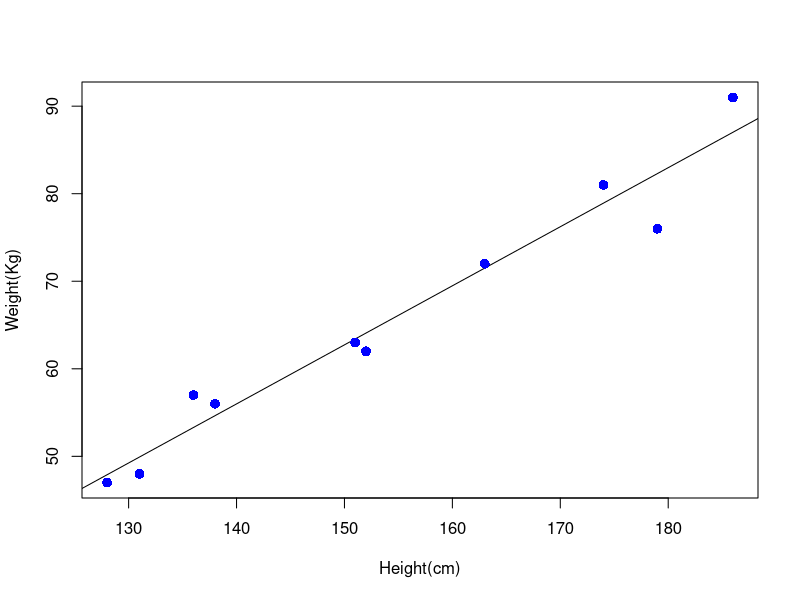

Write the R code that produced this figure. (Note: this script raises an error after producing the figure.)
## ---- chunk 1
#| label: fig-linear_regression_inbuilt
#| fig-cap: Weight vs Height Linear Regression Model (using plot)
#| fig-width: 8
#| fig-cap-location: top
#| fig-align: center

height <- c(151, 174, 138, 186, 128, 136, 179, 163, 152, 131)  #weight
weight <- c(63, 81, 56, 91, 47, 57, 76, 72, 62, 48) #height

# Apply the lm() function.
relation <- lm(weight~height)

plot(height,weight,col = "blue",
     abline(lm(weight~height)),cex = 1.3,pch = 16,
     xlab = "Height(cm)", ylab = "Weight(Kg)")

# print statistics
print(summary(relation))

## ---- chunk 2
#| label: fig-linear_regression_ggplot
#| fig-cap: Weight vs Height Linear Regression Model (using ggplot)
#| fig-width: 8
#| fig-cap-location: top
#| fig-align: center

# convert to a dataframe to use ggplot()
data <- data.frame(
  height <- c(151, 174, 138, 186, 128, 136, 179, 163, 152, 131),
  weight <- c(63, 81, 56, 91, 47, 57, 76, 72, 62, 48)
)

# Run linear regression
model <- lm(weight~height, data = data)

# View the summary of the model
summary(model)

#using ggplot
p <- ggplot(data, aes(x = height, y = weight)) +
  geom_point() +
  labs(
    x = "Height(cm)",
    y = "Weight(Kg)"
  ) +
  theme_minimal()

# Add the linear regression line
p + geom_smooth(method = "lm", se = FALSE, color = "blue")

